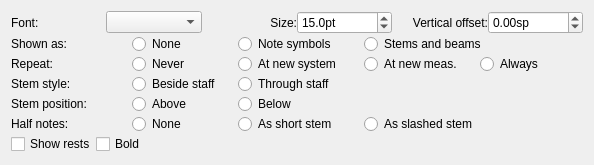
              <widget class="QWidget" name="tab_2">
               <attribute name="title">
                <string>Note Values</string>
               </attribute>
               <layout class="QVBoxLayout" name="verticalLayout_11">
                <property name="spacing">
                 <number>0</number>
                </property>
                <item>
                 <layout class="QHBoxLayout" name="horizontalLayout_10">
                  <item>
                   <widget class="QLabel" name="durFontLabel">
                    <property name="text">
                     <string>Font:</string>
                    </property>
                    <property name="textFormat">
                     <enum>Qt::PlainText</enum>
                    </property>
                    <property name="buddy">
                     <cstring>durFontName</cstring>
                    </property>
                   </widget>
                  </item>
                  <item>
                   <widget class="QComboBox" name="durFontName"/>
                  </item>
                  <item>
                   <widget class="QLabel" name="durFontSizeLabel">
                    <property name="text">
                     <string>Size:</string>
                    </property>
                    <property name="textFormat">
                     <enum>Qt::PlainText</enum>
                    </property>
                    <property name="alignment">
                     <set>Qt::AlignRight|Qt::AlignTrailing|Qt::AlignVCenter</set>
                    </property>
                    <property name="buddy">
                     <cstring>durFontSize</cstring>
                    </property>
                   </widget>
                  </item>
                  <item>
                   <widget class="QDoubleSpinBox" name="durFontSize">
                    <property name="suffix">
                     <string>pt</string>
                    </property>
                    <property name="decimals">
                     <number>1</number>
                    </property>
                    <property name="minimum">
                     <double>5.000000000000000</double>
                    </property>
                    <property name="value">
                     <double>15.000000000000000</double>
                    </property>
                   </widget>
                  </item>
                  <item>
                   <widget class="QLabel" name="durYLabel">
                    <property name="text">
                     <string>Vertical offset:</string>
                    </property>
                    <property name="textFormat">
                     <enum>Qt::PlainText</enum>
                    </property>
                    <property name="alignment">
                     <set>Qt::AlignRight|Qt::AlignTrailing|Qt::AlignVCenter</set>
                    </property>
                    <property name="buddy">
                     <cstring>durY</cstring>
                    </property>
                   </widget>
                  </item>
                  <item>
                   <widget class="QDoubleSpinBox" name="durY">
                    <property name="suffix">
                     <string>sp</string>
                    </property>
                    <property name="minimum">
                     <double>-99.989999999999995</double>
                    </property>
                    <property name="singleStep">
                     <double>0.250000000000000</double>
                    </property>
                   </widget>
                  </item>
                 </layout>
                </item>
                <item>
                 <widget class="QFrame" name="frame_4">
                  <property name="frameShape">
                   <enum>QFrame::NoFrame</enum>
                  </property>
                  <property name="frameShadow">
                   <enum>QFrame::Plain</enum>
                  </property>
                  <layout class="QHBoxLayout" name="horizontalLayout_5">
                   <property name="leftMargin">
                    <number>0</number>
                   </property>
                   <property name="topMargin">
                    <number>0</number>
                   </property>
                   <property name="rightMargin">
                    <number>0</number>
                   </property>
                   <property name="bottomMargin">
                    <number>0</number>
                   </property>
                   <item>
                    <widget class="QLabel" name="durSymLabel">
                     <property name="minimumSize">
                      <size>
                       <width>115</width>
                       <height>0</height>
                      </size>
                     </property>
                     <property name="text">
                      <string>Shown as:</string>
                     </property>
                     <property name="textFormat">
                      <enum>Qt::PlainText</enum>
                     </property>
                     <property name="buddy">
                      <cstring>noteValuesNone</cstring>
                     </property>
                    </widget>
                   </item>
                   <item>
                    <widget class="QRadioButton" name="noteValuesNone">
                     <property name="minimumSize">
                      <size>
                       <width>100</width>
                       <height>0</height>
                      </size>
                     </property>
                     <property name="text">
                      <string comment="neither note symbols nor stems and beams">None</string>
                     </property>
                    </widget>
                   </item>
                   <item>
                    <widget class="QRadioButton" name="noteValuesSymb">
                     <property name="minimumSize">
                      <size>
                       <width>120</width>
                       <height>0</height>
                      </size>
                     </property>
                     <property name="text">
                      <string>Note symbols</string>
                     </property>
                    </widget>
                   </item>
                   <item>
                    <widget class="QRadioButton" name="noteValuesStems">
                     <property name="text">
                      <string>Stems and beams</string>
                     </property>
                    </widget>
                   </item>
                   <item>
                    <spacer name="horizontalSpacer_13">
                     <property name="orientation">
                      <enum>Qt::Horizontal</enum>
                     </property>
                     <property name="sizeHint" stdset="0">
                      <size>
                       <width>40</width>
                       <height>20</height>
                      </size>
                     </property>
                    </spacer>
                   </item>
                  </layout>
                 </widget>
                </item>
                <item>
                 <widget class="QFrame" name="frame_5">
                  <property name="frameShape">
                   <enum>QFrame::NoFrame</enum>
                  </property>
                  <property name="frameShadow">
                   <enum>QFrame::Plain</enum>
                  </property>
                  <layout class="QHBoxLayout" name="horizontalLayout_5_2">
                   <property name="leftMargin">
                    <number>0</number>
                   </property>
                   <property name="topMargin">
                    <number>0</number>
                   </property>
                   <property name="rightMargin">
                    <number>0</number>
                   </property>
                   <property name="bottomMargin">
                    <number>0</number>
                   </property>
                   <item>
                    <widget class="QLabel" name="valuesRepeatLabel">
                     <property name="minimumSize">
                      <size>
                       <width>115</width>
                       <height>0</height>
                      </size>
                     </property>
                     <property name="text">
                      <string>Repeat:</string>
                     </property>
                     <property name="buddy">
                      <cstring>valuesRepeatNever</cstring>
                     </property>
                    </widget>
                   </item>
                   <item>
                    <widget class="QRadioButton" name="valuesRepeatNever">
                     <property name="minimumSize">
                      <size>
                       <width>100</width>
                       <height>0</height>
                      </size>
                     </property>
                     <property name="text">
                      <string>Never</string>
                     </property>
                    </widget>
                   </item>
                   <item>
                    <widget class="QRadioButton" name="valuesRepeatSystem">
                     <property name="minimumSize">
                      <size>
                       <width>120</width>
                       <height>0</height>
                      </size>
                     </property>
                     <property name="text">
                      <string>At new system</string>
                     </property>
                    </widget>
                   </item>
                   <item>
                    <widget class="QRadioButton" name="valuesRepeatMeasure">
                     <property name="minimumSize">
                      <size>
                       <width>110</width>
                       <height>0</height>
                      </size>
                     </property>
                     <property name="text">
                      <string>At new meas.</string>
                     </property>
                    </widget>
                   </item>
                   <item>
                    <widget class="QRadioButton" name="valuesRepeatAlways">
                     <property name="text">
                      <string>Always</string>
                     </property>
                    </widget>
                   </item>
                   <item>
                    <spacer name="horizontalSpacer_13_2">
                     <property name="orientation">
                      <enum>Qt::Horizontal</enum>
                     </property>
                     <property name="sizeHint" stdset="0">
                      <size>
                       <width>40</width>
                       <height>20</height>
                      </size>
                     </property>
                    </spacer>
                   </item>
                  </layout>
                 </widget>
                </item>
                <item>
                 <widget class="QFrame" name="frame_6">
                  <property name="frameShape">
                   <enum>QFrame::NoFrame</enum>
                  </property>
                  <property name="frameShadow">
                   <enum>QFrame::Plain</enum>
                  </property>
                  <layout class="QHBoxLayout" name="horizontalLayout_17">
                   <property name="leftMargin">
                    <number>0</number>
                   </property>
                   <property name="topMargin">
                    <number>0</number>
                   </property>
                   <property name="rightMargin">
                    <number>0</number>
                   </property>
                   <property name="bottomMargin">
                    <number>0</number>
                   </property>
                   <item>
                    <widget class="QLabel" name="stemStyleLabel">
                     <property name="minimumSize">
                      <size>
                       <width>115</width>
                       <height>0</height>
                      </size>
                     </property>
                     <property name="text">
                      <string>Stem style:</string>
                     </property>
                     <property name="buddy">
                      <cstring>stemBesideRadio</cstring>
                     </property>
                    </widget>
                   </item>
                   <item>
                    <widget class="QRadioButton" name="stemBesideRadio">
                     <property name="minimumSize">
                      <size>
                       <width>100</width>
                       <height>0</height>
                      </size>
                     </property>
                     <property name="text">
                      <string>Beside staff</string>
                     </property>
                    </widget>
                   </item>
                   <item>
                    <widget class="QRadioButton" name="stemThroughRadio">
                     <property name="text">
                      <string>Through staff</string>
                     </property>
                    </widget>
                   </item>
                   <item>
                    <spacer name="horizontalSpacer_11">
                     <property name="orientation">
                      <enum>Qt::Horizontal</enum>
                     </property>
                     <property name="sizeHint" stdset="0">
                      <size>
                       <width>40</width>
                       <height>20</height>
                      </size>
                     </property>
                    </spacer>
                   </item>
                  </layout>
                 </widget>
                </item>
                <item>
                 <widget class="QFrame" name="frame_7">
                  <property name="frameShape">
                   <enum>QFrame::NoFrame</enum>
                  </property>
                  <property name="frameShadow">
                   <enum>QFrame::Plain</enum>
                  </property>
                  <layout class="QHBoxLayout" name="horizontalLayout_15">
                   <property name="leftMargin">
                    <number>0</number>
                   </property>
                   <property name="topMargin">
                    <number>0</number>
                   </property>
                   <property name="rightMargin">
                    <number>0</number>
                   </property>
                   <property name="bottomMargin">
                    <number>0</number>
                   </property>
                   <item>
                    <widget class="QLabel" name="stemPosLabel">
                     <property name="minimumSize">
                      <size>
                       <width>115</width>
                       <height>0</height>
                      </size>
                     </property>
                     <property name="text">
                      <string>Stem position:</string>
                     </property>
                     <property name="buddy">
                      <cstring>stemAboveRadio</cstring>
                     </property>
                    </widget>
                   </item>
                   <item>
                    <widget class="QRadioButton" name="stemAboveRadio">
                     <property name="minimumSize">
                      <size>
                       <width>100</width>
                       <height>0</height>
                      </size>
                     </property>
                     <property name="text">
                      <string>Above</string>
                     </property>
                    </widget>
                   </item>
                   <item>
                    <widget class="QRadioButton" name="stemBelowRadio">
                     <property name="text">
                      <string>Below</string>
                     </property>
                    </widget>
                   </item>
                   <item>
                    <spacer name="horizontalSpacer_10">
                     <property name="orientation">
                      <enum>Qt::Horizontal</enum>
                     </property>
                     <property name="sizeHint" stdset="0">
                      <size>
                       <width>40</width>
                       <height>20</height>
                      </size>
                     </property>
                    </spacer>
                   </item>
                  </layout>
                 </widget>
                </item>
                <item>
                 <widget class="QFrame" name="frame_8">
                  <property name="frameShape">
                   <enum>QFrame::NoFrame</enum>
                  </property>
                  <property name="frameShadow">
                   <enum>QFrame::Plain</enum>
                  </property>
                  <layout class="QHBoxLayout" name="horizontalLayout_18">
                   <property name="leftMargin">
                    <number>0</number>
                   </property>
                   <property name="topMargin">
                    <number>0</number>
                   </property>
                   <property name="rightMargin">
                    <number>0</number>
                   </property>
                   <property name="bottomMargin">
                    <number>0</number>
                   </property>
                   <item>
                    <widget class="QLabel" name="minimLabels">
                     <property name="minimumSize">
                      <size>
                       <width>115</width>
                       <height>0</height>
                      </size>
                     </property>
                     <property name="text">
                      <string>Half notes:</string>
                     </property>
                     <property name="buddy">
                      <cstring>minimNoneRadio</cstring>
                     </property>
                    </widget>
                   </item>
                   <item>
                    <widget class="QRadioButton" name="minimNoneRadio">
                     <property name="enabled">
                      <bool>true</bool>
                     </property>
                     <property name="minimumSize">
                      <size>
                       <width>100</width>
                       <height>0</height>
                      </size>
                     </property>
                     <property name="text">
                      <string comment="neither short nor slashed stem">None</string>
                     </property>
                    </widget>
                   </item>
                   <item>
                    <widget class="QRadioButton" name="minimShortRadio">
                     <property name="enabled">
                      <bool>true</bool>
                     </property>
                     <property name="minimumSize">
                      <size>
                       <width>120</width>
                       <height>0</height>
                      </size>
                     </property>
                     <property name="text">
                      <string>As short stem</string>
                     </property>
                    </widget>
                   </item>
                   <item>
                    <widget class="QRadioButton" name="minimSlashedRadio">
                     <property name="enabled">
                      <bool>true</bool>
                     </property>
                     <property name="text">
                      <string>As slashed stem</string>
                     </property>
                    </widget>
                   </item>
                   <item>
                    <spacer name="horizontalSpacer_14">
                     <property name="orientation">
                      <enum>Qt::Horizontal</enum>
                     </property>
                     <property name="sizeHint" stdset="0">
                      <size>
                       <width>40</width>
                       <height>20</height>
                      </size>
                     </property>
                    </spacer>
                   </item>
                  </layout>
                 </widget>
                </item>
                <item>
                 <layout class="QHBoxLayout" name="horizontalLayout_20">
                  <item>
                   <widget class="QCheckBox" name="showRests">
                    <property name="enabled">
                     <bool>true</bool>
                    </property>
                    <property name="text">
                     <string>Show rests</string>
                    </property>
                   </widget>
                  </item>
                  <item>
                   <widget class="QCheckBox" name="durFontBold">
                    <property name="text">
                     <string>Bold</string>
                    </property>
                   </widget>
                  </item>
                  <item>
                   <spacer name="horizontalSpacer_12">
                    <property name="orientation">
                     <enum>Qt::Horizontal</enum>
                    </property>
                    <property name="sizeHint" stdset="0">
                     <size>
                      <width>40</width>
                      <height>20</height>
                     </size>
                    </property>
                   </spacer>
                  </item>
                 </layout>
                </item>
               </layout>
              </widget>
